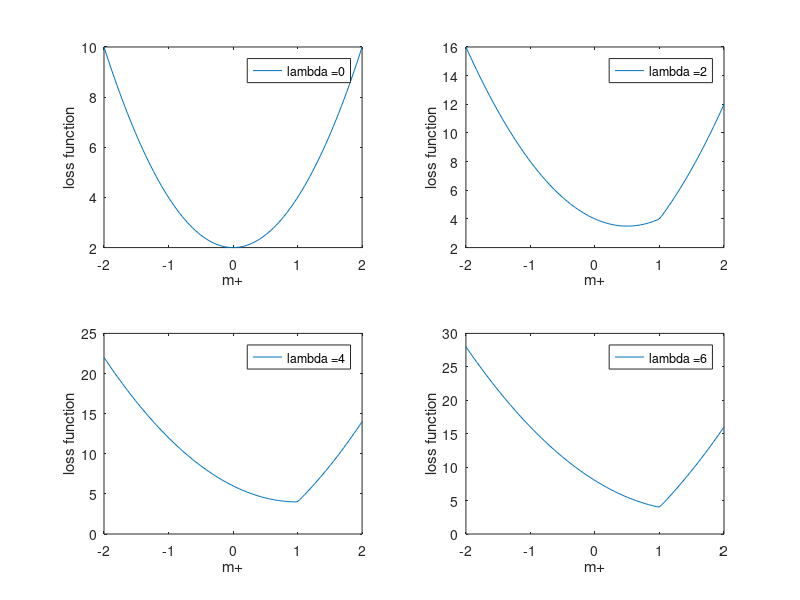

MATLAB code for this plot: (Note: this script raises an error after producing the figure.)
%% 1(a) Draw the lost function
J_vals = [];
m1_vals = linspace(-2,2,100);
lambda = [0,2,4,6];
for i = 1:4 
    for j = 1:length(m1_vals)
        J_vals(i,j) = (-1-m1_vals(j))^2 +(1 - m1_vals(j))^2 + lambda(i)*norm((1-m1_vals(j)));
    end
    subplot(2,2,i);
    plot(m1_vals,J_vals(i,:));
    xlabel('m+');
    ylabel('loss function');
    leg = strcat('lambda = ',num2str(lambda(i)));
    legend(leg);
end

%% 2b Draw the contour
m1_vals = linspace(-10,10,100);
m0_vals = linspace(-10,10,100);
X0 = [-1;-2;-3;-4;-5];
X1 = [1;2;3;4;5];
J_vals = zeros(length(m0_vals), length(m1_vals));
lambda = 500;
% Fill out J_vals
for i = 1:length(m0_vals)
    for j = 1:length(m1_vals)
	  t = [m0_vals(i); m1_vals(j)];    
	  J_vals(i,j) = costFunction( X0,X1,t,lambda);
    end
end
J_vals = J_vals';
% Surface plot
figure;
mesh(m0_vals, m1_vals, J_vals);
xlabel('m_-'); ylabel('m_+');

% Contour plot
figure;
% Plot J_vals as 15 contours spaced logarithmically between 0.01 and 100
contour(m0_vals, m1_vals, J_vals, linspace(0.0001, 300, 30))
xlabel('m_-'); ylabel('m_+');
hold on;
[m0,m1] = rnmc(X0,X1,lambda,0.0001);
plot(m0, m1, 'rx', 'MarkerSize', 10, 'LineWidth', 2);

%% 3a
